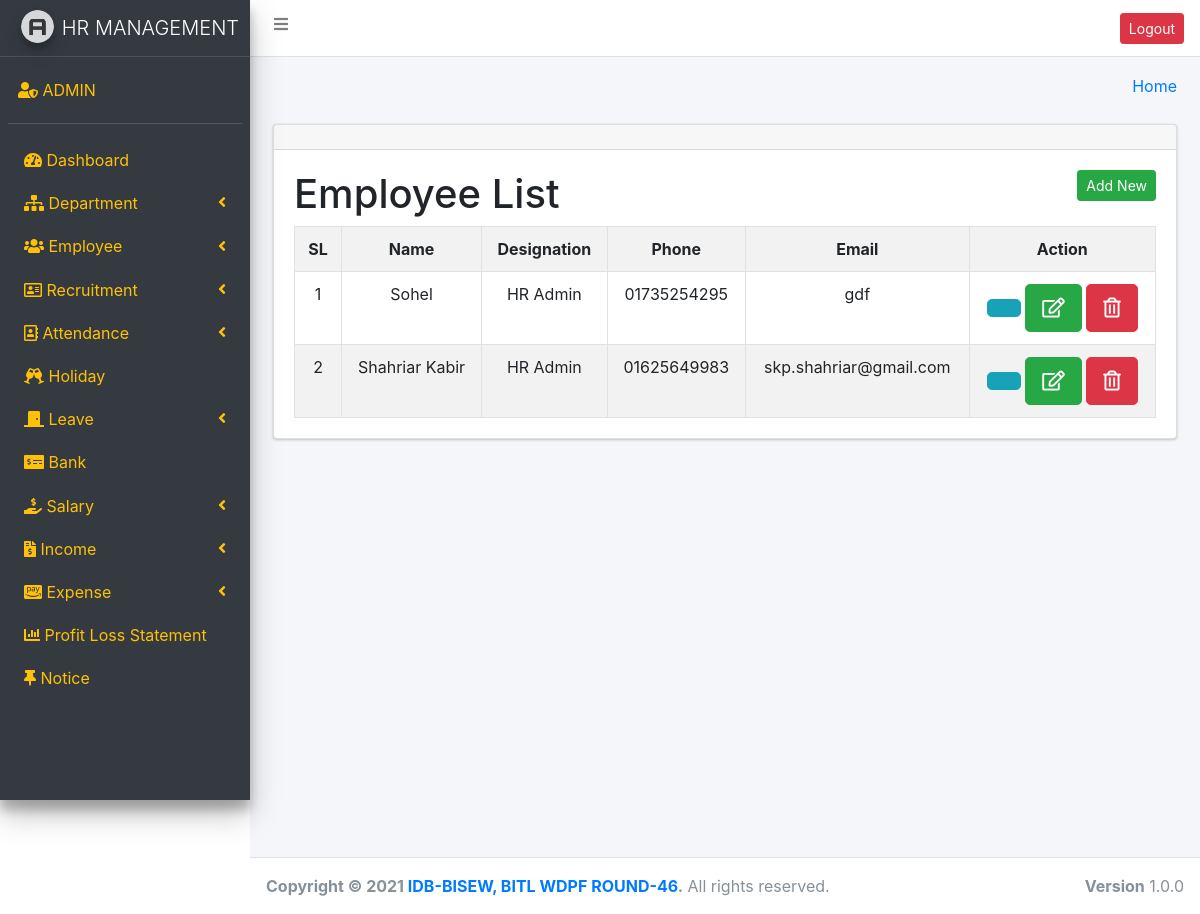
The page /view_emp.php (signed in) on the database its author committed.
### tables this page shows
CREATE TABLE `employee` (
  `empID` int(11) NOT NULL,
  `dptID` int(11) NOT NULL,
  `name` varchar(255) NOT NULL,
  `email` varchar(255) NOT NULL,
  `phone` varchar(20) NOT NULL,
  `dob` date NOT NULL,
  `gender` enum('male','female') NOT NULL,
  `address` text NOT NULL,
  `photo` varchar(255) NOT NULL,
  `hire_date` date NOT NULL,
  `designation` varchar(50) NOT NULL,
  `basic_salary` decimal(10,2) NOT NULL,
  `password` text NOT NULL
);

### view_emp.php (the view, shortened to what this page needs)
<link rel="stylesheet" href="https://pro.fontawesome.com/releases/v5.10.0/css/all.css"/>
<?php
require_once("header.php");
require_once("sidebar.php");
$qq=$conn->query("SELECT * FROM employee");
?>
<section class="content-header">
      <div class="container-fluid">
        <div class="row mb-2">
          <div class="col-sm-6">
          </div>
          <div class="col-sm-6">
            <ol class="breadcrumb float-sm-right">
              <li class="breadcrumb-item"><a href="add_emp.php">Home</a></li>
            </ol>
          </div>
        </div>
      </div>
    </section>
<section class="content">
      <div class="container-fluid">
        <div class="row">
          <div class="col-md-12">
            <div class="card">
              <div class="card-header">
              </div>
              <div class="card-body">
        <a href="add_emp.php" class="btn btn-sm btn-success  float-right">Add New</a>
       <h1>Employee List</h1>
   <table class="table table-bordered table-striped table-hover">
      <tr>
        <th>SL</th>
        <th>Name</th>
        <th>Designation</th>
        <th>Phone</th>
        <th>Email</th>
        <th>Action</th>
        </tr>
   <?php $sl=0; while($q=$qq->fetch_assoc()){ ?>
      <tr>
        <td><?php echo ++$sl; ?></td>
        <td><?php echo $q['name']; ?></td>
       <td><?php echo $q['designation']; ?></td>
        <td><?php echo $q['phone']; ?></td>
        <td><?php echo $q['email']; ?></td>
        <td>
          <a href="emp_cv.php?id=<?php echo $q['empID'] ?>" class="btn btn-lg btn-info fas fa-info-square"></a>
          <a href="update_emp.php?id=<?php echo $q['empID'] ?>" class="btn btn-lg btn-success fas fa-edit"></a>
          <a href="delete_emp.php?id=<?php echo $q['empID'] ?>" class="btn btn-lg btn-danger fas fa-trash-alt" onclick="return confirm('Are you sure to delete?')"></a>
        </td>
      </tr>
    <?php } ?>
    </table>
              </div>
            </div>
          </div>
        </div>
      </div>
    </section>
<?php require("footer.php"); ?>

### view_emp.php (style rules this page uses)
table { text-align: center; }

### rows shown on the page
employee: name "Sohel", designation "HR Admin", phone "01735254295", email "gdf"
employee: name "Shahriar Kabir", designation "HR Admin", phone "01625649983", email "skp.shahriar@gmail.com"
